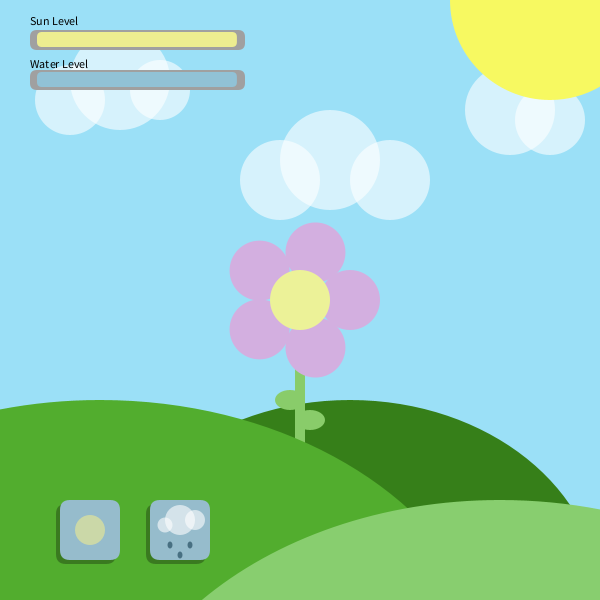
Frame 1 (no input)
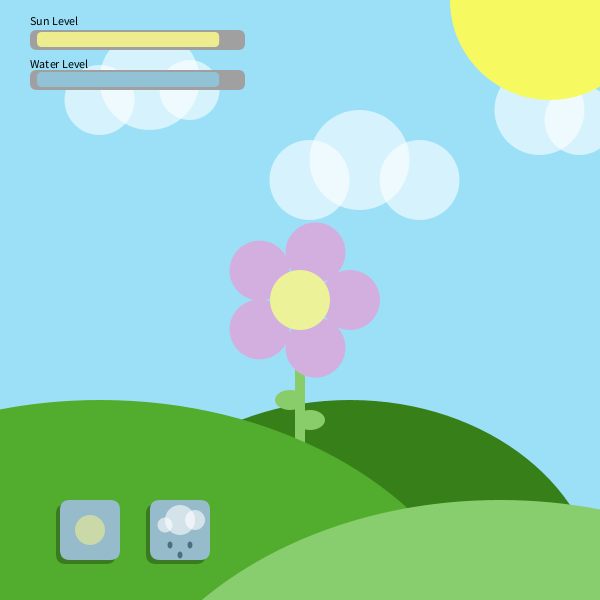
Frame 60 (the mouse pressed at the canvas centre just before this capture)
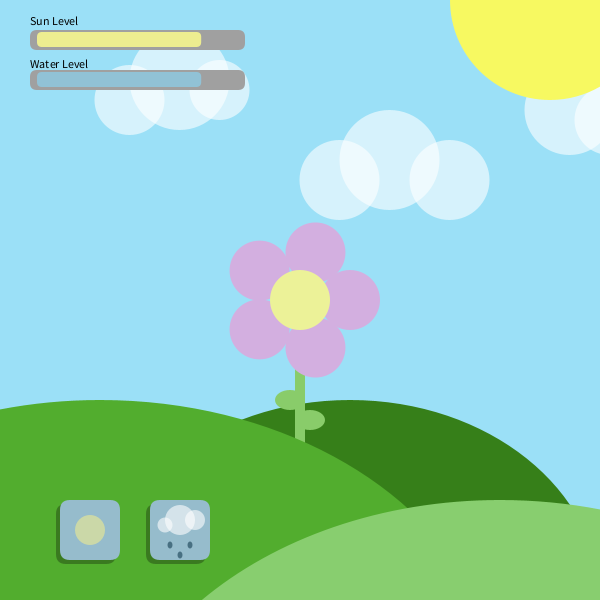
Frame 120 (the mouse held since frame 60 and released just before this capture)

The Processing sketch that drew these frames (run headless with seeded random() and noise(); from frame 60 on, the mouse is pressed at the canvas centre):

// Processing sketch: Pet_Flower
// ── Pet_Flower.pde
// Arrays and Classes
Petal[] petals;
Cloud[] clouds;
Flower flower;
Health health;


// Flower
float radius;
float angle;

// Buttons
float rainX, rainY, buttonW, buttonH;
boolean rainButton;
float sunX, sunY;
boolean sunButton;

// Colors
color background;
color hill1;
color hill2;
color hill3;


void setup () {
  size(600, 600);

  // Colors
  background = color(155, 224, 247);
  hill1 = color(54, 127, 25);
  hill2 = color(82, 173, 46);
  hill3 = color(136, 206, 111);

  // Buttons
  rainX = width/4;
  rainY = height/6*5;
  buttonW = 60;
  buttonH = 60;
  rainButton = false;
  sunX = width/10;
  sunY = height/6*5;
  sunButton = false;

  // Declare Classes
  petals = new Petal[5];
  flower = new Flower(width, height);
  clouds = new Cloud[8];
  health = new Health();

  // Create a petal and drop for the length of the array
  for (int i = 0; i < petals.length; i++) {
    petals[i] = new Petal();
  }

  clouds[0] = new Cloud(70, 100, 70, 70, .5);
  clouds[1] = new Cloud(120, 80, 100, 100, .5);
  clouds[2] = new Cloud(160, 90, 60, 60, .5);
  clouds[3] = new Cloud(280, 180, 80, 80, .5);
  clouds[4] = new Cloud(330, 160, 100, 100, .5);
  clouds[5] = new Cloud(390, 180, 80, 80, .5);
  clouds[6] = new Cloud(510, 110, 90, 90, .5);
  clouds[7] = new Cloud(550, 120, 70, 70, .5);

  angle = 0;  //initial angle for setting petals
  radius = 50;  //radius that the petals will be "around"
}

void draw() {
  background(background);

  // Hills in background
  noStroke();
  fill(hill1);
  ellipse(350, 600, 500, 400);

  // Create stem between the hills
  flower.displayStem();

  //Hills
  fill(hill2);
  ellipse(100, 700, 800, 600);
  fill(hill3);
  ellipse(500, 800, 800, 600);

  // Create Petals around the center of the flower
  float x = 0;  //initial x (on the radius if y is zero)
  float y = 0;  //inital y (on the radius if x = radius)

  for (int i = 0; i < petals.length; i++) {
    //next line calculates x that will be on the radius at a given angle
    x = width/2 + cos(radians(angle))*(radius);  
    //next line calculates y that will be on the radius at a given angle
    y = height/2 + sin(radians(angle))*(radius);
    //now use x and y to set the x and y for the next petal
    petals[i].setX(x);
    petals[i].setY(y);
    //display the petal
    petals[i].display(); 
    //update the angle for the next petal 
    angle += 360/petals.length;
  }

  // Draw the center of the flower (slightly smaller than the petal radius)
  fill(236, 242, 152);
  ellipse(width/2, height/2, radius*1.2, radius*1.2);

  // Create Clouds
  for (int i = 0; i < clouds.length; i++) {
    clouds[i].display(rainButton);
    clouds[i].move();
  } 

  // Rain Button
  fill(0, 75);
  rect(rainX-4, rainY+4, buttonW, buttonH, 10);
  fill(150, 188, 204);
  rect(rainX, rainY, buttonW, buttonH, 10);

  // Button clouds
  fill(255, 150);
  ellipse(rainX + 15, rainY + 25, 15, 15);
  ellipse(rainX + 30, rainY + 20, 30, 30);
  ellipse(rainX + 45, rainY + 20, 20, 20);
  // Button rain
  fill(72, 112, 130);
  ellipse(rainX + 20, rainY + 45, 5, 7);
  ellipse(rainX + 30, rainY + 55, 5, 7);
  ellipse(rainX + 40, rainY + 45, 5, 7);

  // Sun Button
  fill(0, 75);
  rect(sunX - 4, sunY + 4, buttonW, buttonH, 10);
  fill(150, 188, 204);
  rect(sunX, sunY, buttonW, buttonH, 10);

  //ButtonSun
  fill(239, 236, 143, 150);
  ellipse(sunX + 30, sunY + 30, 30, 30);

  if (sunButton) { 
    fill(255, 230, 70, 120);
    triangle(570, 200, 600, 80, 560, 100);   
    fill(255, 127, 0, 110);
    triangle(520, 220, 570, 90, 510, 80);
    fill(255, 210, 40, 120);
    triangle(480, 190, 540, 100, 490, 60);
    fill(244, 125, 66, 140);
    triangle(440, 150, 510, 60, 460, 50);
    fill(255, 247, 35, 120);
    triangle(400, 100, 510, 50, 460, 0);
    fill(247, 150, 51, 110);
    triangle(380, 50, 470, 50, 450, 0);
   // rainButton = false;
  }

  // Display health
  health.display(sunButton, rainButton);
  health.checkForGameOver();

  // Sun
  fill(247, 249, 97);
  ellipse(550, 0, 200, 200);
}

void mousePressed() {
  // If the rain button is pressed then it is the oppsite of what it was before (toggle)
  if (mouseX > rainX && mouseX < mouseX + buttonW && mouseY > rainY && mouseY < rainY + buttonH) {
    rainButton = !rainButton;
    if(rainButton){
      sunButton = false;
    }
  } else if (mouseX > sunX && mouseX < mouseX + buttonW && mouseY > sunY && mouseY < sunY + buttonH) {
    sunButton = !sunButton;
     if(sunButton){
      rainButton = false;
    }
  }
}

void keyPressed() {
  if (key == 'r'|| key == 'R') {
    rainButton = !rainButton;
  } 
  if (key == 's'|| key == 'S') {
    sunButton = !sunButton;
  }
}

// ── Cloud.pde
class Cloud {
  Drop[] drops;
  float x, y, w, h, s;
  boolean raining;

  Cloud(float tempX, float tempY, float tempW, float tempH, float tempS) {
    x = tempX;
    y = tempY;
    w = tempW;
    h = tempH;
    s = tempS;
    raining = false;

    drops = new Drop[4];
    for (int i = 0; i < drops.length; i++) {
      drops[i] = new Drop(y);
    }
  }

  void display(boolean tempRaining) {
    raining = tempRaining;
    if (raining) {
      for (int i = 0; i < drops.length; i++) { // loop to base code on drops[i] for the length of the array
        drops[i].move(); // move drops[i]
        drops[i].display(x, w);

        // You lose when a drop hits the bottom
        if (drops[i].checkForReachBottom(height)) { //when checkForReachBottom is true send the parameter height
          drops[i].restart(); // when drop is caught it disappears
        }
      }
    }
    fill(255, 150);
    ellipse(x, y, w, h);
  }

  void move() {
    x += s;
    if (x > width + w/2) {      
      x = 0 - w/2;
    }
  }

}

// ── Drop.pde
class Drop {
  float x; // declare xPos
  float y, originalY; // declare yPos
  float h; // declare h
  float w; // declare w
  float speed; // declare speed
  color c; // declare c

  Drop(float tempY) {
    y = tempY; // yPos is set to 0
    originalY = tempY;
    h = 10; // h is set to 10
    w = 5; // w is set to 5
    c = color(94, 140, 160); // c is a light blue
    speed = random(1, 7);
  }

  void display(float tempX, float cloudW) {   
    x = tempX + random(-cloudW/2, cloudW/2);
    noStroke();
    fill(c); // fill is c
    //yPos = tempY;
    ellipse(x, y, w, h); // ellipse appears at xPos, yPos and has a wdith of w and height of h
  }

  void move() {
    y = y + speed; // the yPos changes by speed
  }

  boolean checkForReachBottom(float h) {
    if (y > h) { // when yPos is larger than h, checkForReachBottom is true
      return true;
    } else { // Otherwise, return false
      return false;
    }
  }

  void restart() {
    y = originalY; // y-position is set so that the object cannot be see
  }
}

// ── Flower.pde
class Flower {
  //Stem
  float w, h, x, y;

  //Leaves
  float leafW;
  float leafH;

  Flower(float wx, float wy) {
    x = wx;
    y = wy;
    w = 10;
    h = wx/2;
    leafW = 30;
    leafH = 20;
  }

  void displayStem() {
    //  Stem
    fill(137, 204, 106);
    rect(x/2 - w/2, y/2, w, h);

    // Leaves
    ellipse(x/2 - w, y/3*2, leafW, leafH);
    ellipse(x/2 + w, y/3*2 + leafH, leafW, leafH);
  }
}

// ── Health.pde
class Health {
  // Health
  float sunLevelH, sunLevel;
  float rainLevelH, rainLevel;
  float sunHealth;
  float rainHealth;
  float totalHealth;

  float healthS;
  float healthR;
  boolean sunny;
  boolean raining;

  // Health Bar
  float healthBarX;
  float healthBarY;
  float healthBarW;
  float healthBarH;

  Health() {
    healthBarX = 30;
    healthBarY = 30;
    healthBarW = 215;
    healthBarH = 20;

    // Health
    totalHealth = 200;
    sunHealth = 200;
    rainHealth = 200;
    healthS = 0.2;
    healthR = 0.2;
    sunny = false;
    raining = false;

    rainLevelH = healthBarH - 5;
    sunLevelH = healthBarH - 5;
  }

  void display(boolean tempSunny, boolean tempRaining) {
    sunny = tempSunny;
    raining = tempRaining;
    
    

    // Health Background Bar
    fill(160, 160, 160);
    rect(healthBarX, healthBarY, healthBarW, healthBarH, 7);

    fill(160, 160, 160);
    rect(healthBarX, healthBarY + healthBarH*2, healthBarW, healthBarH, 7);

    textSize(12);
    fill(0);
    text("Sun Level", healthBarX, healthBarY - 5);
    text("Water Level", healthBarX, healthBarY + healthBarH*1.9);

    // Health Level
    fill(237, 237, 144);
    rect(healthBarX + 7, healthBarY + 2, sunHealth(), sunLevelH, 5);
    fill(145, 194, 214);
    rect(healthBarX + 7, healthBarY + healthBarH*2 + 2, rainHealth(), rainLevelH, 5);
  }

  // Game is over when health runs out
  void checkForGameOver() {
    if (sunHealth() <= 0 || rainHealth() <= 0) {
      textSize(50);
      fill(150, 30, 10);
      text("Game Over!", 180, 300);
    } else if (badHealth()) {
      textSize(20);
      fill(150, 30, 10);
      text("Your Flower Health is Low", 250, 550);
    }
  }

  // Health declines when plant is over watered and recieves too much sun
  boolean overSun() {
    if (sunHealth() > totalHealth) {
      return true;
    }
    return false;
  }

  boolean overWater() {
    if (rainHealth() > totalHealth) {
      return true;
    }
    return false;
  }

  // Check for the health, is it lower than 150
  boolean badHealth() {
    if (sunHealth() <= 50 || rainHealth() <= 50) {
      return true;
    }
    return false;
  }

  // The sun health and water health slowly decline, sun health cant be too high or too low
  float sunHealth() {
    if (sunHealth > totalHealth) { // sunHealth can't be bigger than the total health
      sunHealth = totalHealth;
    } else if (sunHealth < 0) { // sunHealth can't be less than 0
      healthS = 0;
    } else {
      if (sunny) {
        healthS = .1;
      } else {
        healthS = -.1;
      }
    }
    sunHealth += healthS;
    return sunHealth;
  }

  float rainHealth() {
    if (rainHealth > totalHealth) { 
      rainHealth = totalHealth;
    } else if (rainHealth < 0) {
      healthR = 0;
    } else {
      if (raining) {
        healthR = .1;
      } else {
        healthR = -.1;
      }
    }
    rainHealth += healthR;
    return rainHealth;
  }
}

// ── Petals.pde
class Petal {
  float x, y, w, h;
  Petal() {
    x = 0;
    y = 0;
    w = 60;
    h = 60;
  }

  void display() {
    fill(211, 175, 224);
    ellipse(x, y, w, h);
  }

  float getX() {
    return x;
  }

  float getY() {
    return y;
  }

  void setX(float t) {
    x = t;
  }

  void setY(float t) {
    y = t;
  }
}
